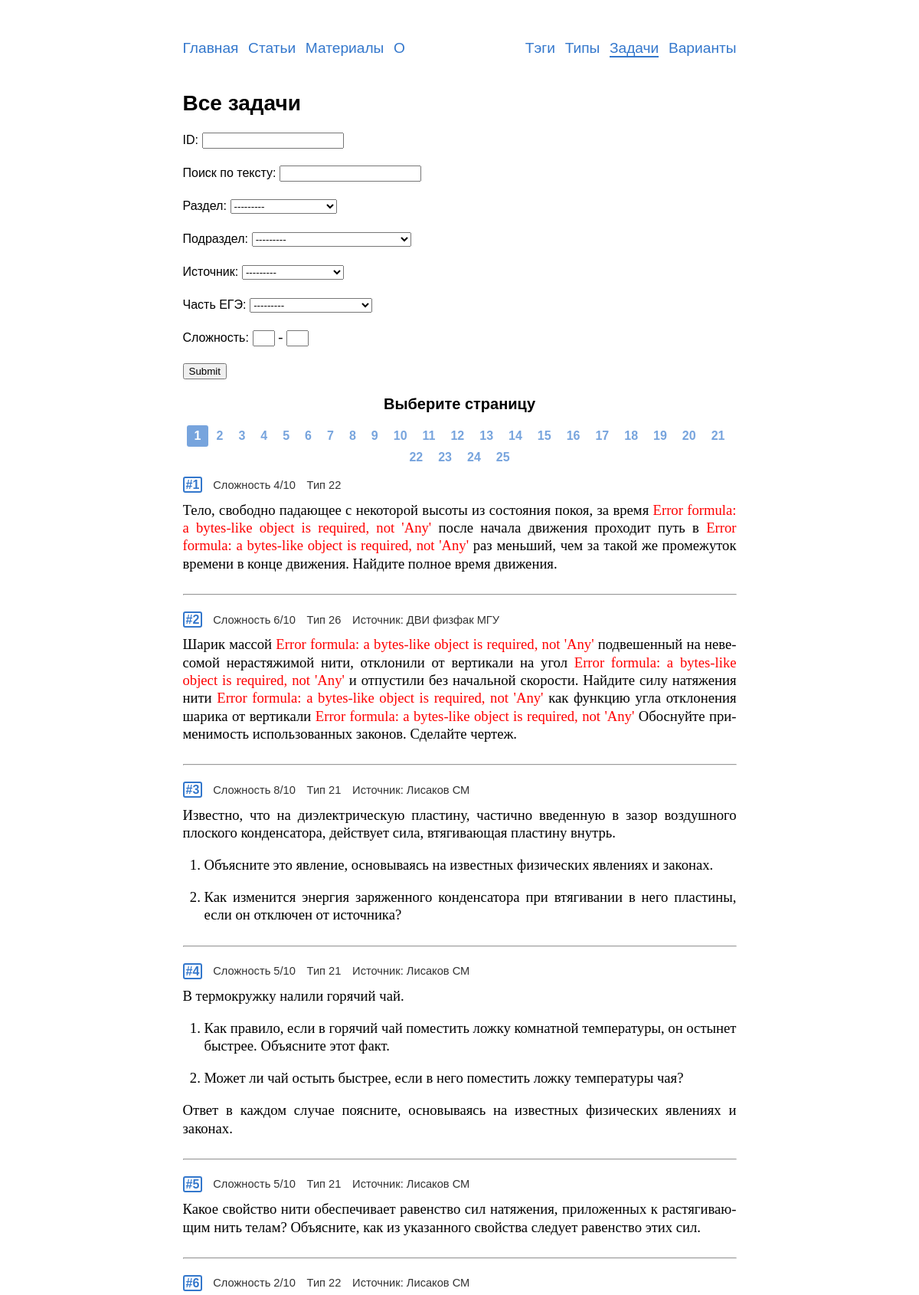
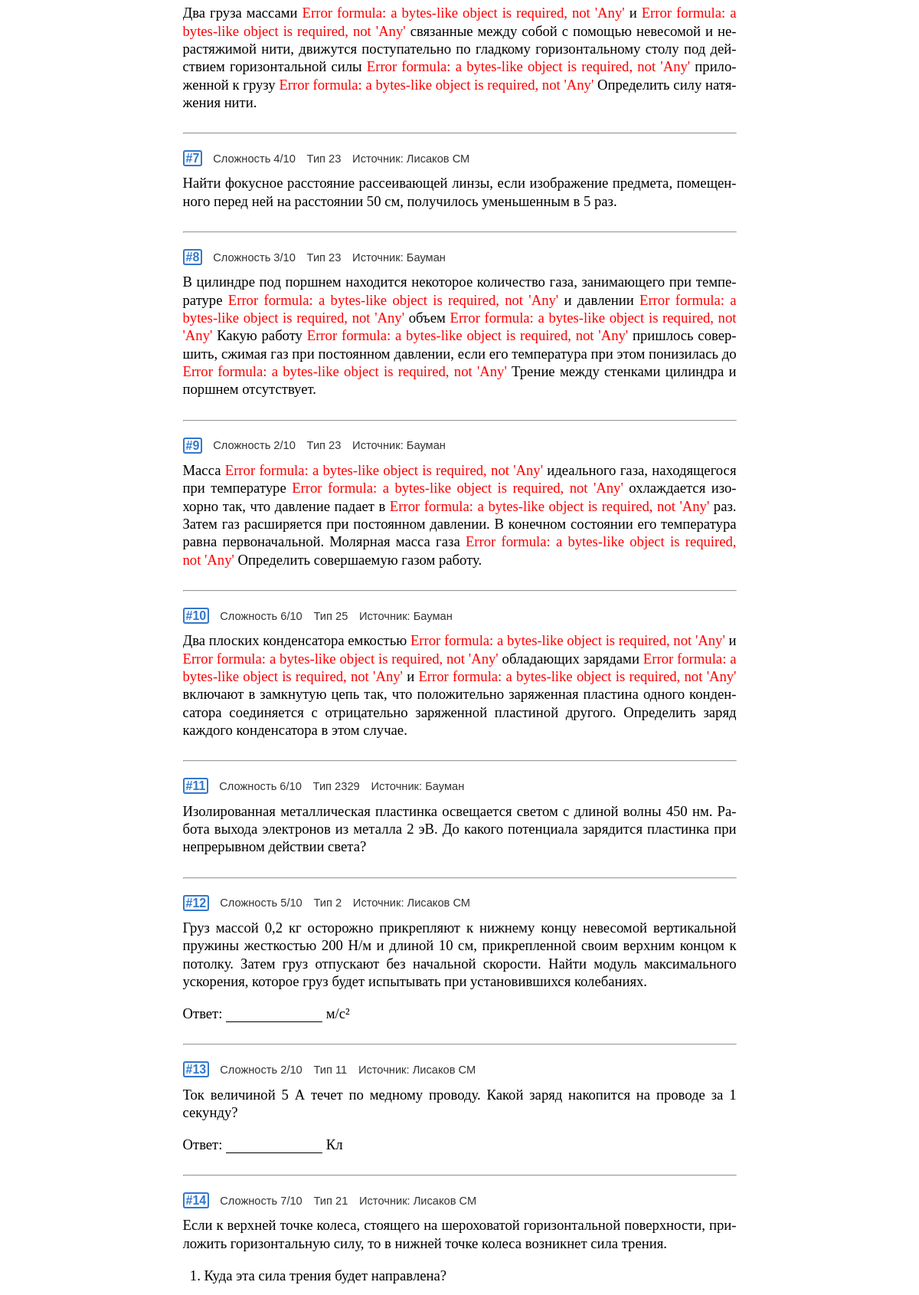
The app's page /problems/ (upper part) with its own data (2 pictures, top to bottom).
### problems/models.py (models this page shows, shortened)
class CategoryBaseModel(models.Model):
    name = models.CharField('название',
                            max_length=150,
                            help_text='Максимум 150 символов')
    slug = models.SlugField('слаг',
                            max_length=150,
                            help_text=('Слаг - текстовый идентификатор,'
                                       ' с помощью которого будут'
                                       ' генерироваться ссылки'))
    class Meta:
        abstract = True
    def __str__(self):
        return self.name

class Category(CategoryBaseModel):
    class Meta:
        verbose_name = 'раздел'
        verbose_name_plural = 'разделы'
        default_related_name = 'category'
        ordering = ['name']

class Subcategory(CategoryBaseModel):
    category = models.ForeignKey(Category,
                                 verbose_name='категория',
                                 on_delete=models.CASCADE,
                                 default=None,
                                 null=True,
                                 blank=False)
    class Meta:
        verbose_name = 'подраздел'
        verbose_name_plural = 'подразделы'
        default_related_name = 'subcategory'
        ordering = ['name']

class Problem(models.Model):
    objects = ProblemManager()
    text = models.TextField('условие',
                            max_length=6000,
                            help_text='Максимум 6 тыс. символов '
                            '(если мало - обратитесь к создательнице сайта)')
    solution = models.TextField('решение',
                                max_length=6000,
                                help_text='Максимум 6 тыс. символов',
                                blank=True,
                                null=True)
    answer = models.TextField('ответ',
                              max_length=1000,
                              help_text='Максимум 1 тыс. символов',
                              blank=True,
                              null=True)
    complexity = models.PositiveSmallIntegerField('сложность',
                                                  help_text=('число от 1 до 10'
                                                             ' включительно'),
                                                  blank=True,
                                                  null=True,
                                                  validators=(
                                                      [MinValueValidator(1),
                                                       MaxValueValidator(10)]))
    author = models.ForeignKey(User,
                               on_delete=models.CASCADE,
                               editable=False,
                               verbose_name='автор')
    date = models.DateField('дата добавления',
                            auto_now_add=True)
    tags = models.ManyToManyField(Tag,
                                  verbose_name='тэги',
                                  blank=True)
    source = models.ForeignKey(Source,
                               on_delete=models.CASCADE,
                               verbose_name='источник',
                               blank=True,
                               null=True)
    category = models.ForeignKey(Category,
                                 on_delete=models.CASCADE,
                                 verbose_name='раздел',
                                 blank=True,
                                 null=True)
    subcategory = models.ForeignKey(Subcategory,
                                    on_delete=models.CASCADE,
                                    verbose_name='подраздел',
                                    blank=True,
                                    null=True)
    type_ege = models.ForeignKey(TypeInEGE,
                                 on_delete=models.CASCADE,
                                 verbose_name='Тип задания',
                                 blank=True,
                                 null=True)
    class Meta:
        verbose_name = 'задача'
        verbose_name_plural = 'задачи'
        default_related_name = 'problems'
    def get_absolute_url(self):
        return reverse('problems:detail', kwargs={'pk': self.pk})

class TypeInEGE(models.Model):
    objects = TypeInEGEManager()
    number = models.PositiveSmallIntegerField('номер')
    max_score = models.PositiveSmallIntegerField('максимальное количество'
                                                 ' баллов')
    part_ege = models.ForeignKey(PartOfEGE,
                                 on_delete=models.CASCADE,
                                 verbose_name='часть ЕГЭ',
                                 default=1)
    class Meta:
        verbose_name = 'тип'
        verbose_name_plural = 'типы'
        default_related_name = 'type'
        ordering = ['number']

class Source(models.Model):
    name = models.CharField('название',
                            max_length=500,
                            help_text='Максимум 500 символов')
    class Meta:
        verbose_name = 'источник'
        verbose_name_plural = 'источники'
        default_related_name = 'source'
        ordering = ['name']
    def __str__(self):
        return self.name

### problems/views.py (the view, shortened to what this page needs)
# urls.py: path('', views.ProblemsView.as_view(), name='list'),
class ProblemsView(ListView):
    model = Problem
    template_name = 'problems/problems_list.html'
    context_object_name = 'problems'
    filter = ProblemFilter
    paginate_by = 40
    def get_queryset(self):
        queryset = Problem.objects.list()
        self.filterset = self.filter(self.request.GET, queryset=queryset)
        return self.filterset.qs.order_by('id')
    def get_context_data(self, **kwargs):
        data = super().get_context_data(**kwargs)
        data['filter'] = ProblemFilter(self.request.GET)
        data['title'] = 'Все задачи'
        return data

### problems/managers.py (called while the page is built)
    def list(self):
        return (
            self.get_queryset()
                .select_related('type_ege')
                .only('id', 'complexity', 'text', 'type_ege__number',
                      'solution', 'source',)
        )

### problems/models.py (called while the page is built)
    def __str__(self):
        return self.name

### problems/templatetags/abbr.py (called while the page is built)
def replace_by_dic(el, dic):
    for i, j in dic.items():
        el = el.replace(i, j)
    return el

@register.filter()
@stringfilter
def abbr(value):
    value = replace_by_dic(value, abbr_dic)
    value = re.sub(r'table_change\[(.+?)\]\[(.+?)\]', table_change_replace,
                   value)
    value = re.sub(r'table_rows(.+)', lambda m: table_rows(m.group(0)), value)
    return value

### problems/templatetags/markdown_extras.py (called while the page is built)
@register.filter()
@stringfilter
def markdown(value):
    return md.markdown(value, extensions=['markdown.extensions.fenced_code',
                                          'tables',
                                          'toc',
                                          'footnotes'])

### problems/templatetags/save_parameters.py (called while the page is built)
@register.simple_tag(takes_context=True)
def param_save(context, **kwargs):
    answ = context['request'].GET.copy()
    for param, value in kwargs.items():
        answ[param] = value
    for param in [param for param, value in answ.items() if not value]:
        del answ[param]
    return answ.urlencode()

### problems/templatetags/ziamath_filter.py (called while the page is built)
def replace_shortcuts(formula):
    try:
        for shortcut, full_name in shortcuts.items():
            formula = re.sub(shortcut, full_name, formula)
        return formula
    except Exception as e:
        return f'<span style="color: red;">Error shortcut: {str(e)}</span>'

def render_formula(match, display_style=False):
    try:
        formula = match.group(1)
        formula = replace_shortcuts(formula)
        math_obj = zm.Math.fromlatex(formula, size=18.5)
        svg = math_obj.svg()
        root = ET.fromstring(svg)
        dy = -0.96
        y_offset = math_obj.getyofst() + dy
        style = root.attrib.get('style', '')
        root.attrib['style'] = f'{style}; vertical-align: {y_offset}px;'
        if display_style:
            svg_class = 'math-svg display'
        else:
            svg_class = 'math-svg'
        svg = ET.tostring(root, encoding='unicode')\
            .replace('<svg', f'<svg class="{svg_class}"')
        return svg
    except Exception as e:
        return f'<span style="color: red;">Error formula: {str(e)}</span>'

### templates/problems/problems_list.html (shortened to what this page needs)
{% extends "base.html" %}
{% load markdown_extras %}
{% load ziamath_filter %}
{% load abbr %}
{% load save_parameters %}
{% load static %}
{% load cache %}
{% block content %}
  <h1>{{title}}
  </h1>
  <form method="get" class="no-print">
    {{ filter.form.as_p }}
    <input type="submit" />
  </form>
  {% include "includes/pagination.html" %}
  {% for problem in page_obj %}
  <div class="rel">
    <div class="id-in-list">
      <a href="{{problem.get_absolute_url}}"><span class='id-number bold'>#{{problem.id}}</span></a>
      <span class="compl">Сложность {{problem.complexity}}/10</span>
      <span class="compl">Тип {{problem.type_ege.number}}</span>
      {% if problem.source %}<span class="compl">Источник: {{problem.source}}</span>{% endif %}
    </div>
    <div class="problem"> {{problem.text|abbr|ziamath_filter|markdown|safe}} </div>
  </div><hr class=mb20>
  {% endfor %}
{% endblock %}

### static/css/style.css (style rules this page uses)
html { overflow-y: scroll; }
body { -webkit-hyphens: auto; -moz-hyphens: auto; -ms-hyphens: auto; hyphens: auto; margin: 0px auto; width: 723px; max-width: 100%; font-family: 'Times New Roman', Times, serif; text-align: justify; font-size: 14pt; line-height: 17.5pt; margin-bottom:12ex; }
h1, h2, h3, h4, h5, h6 { text-align: left; font-family: Tahoma, Arial, sans-serif; }
h1 { font-size:21pt; line-height: 25pt; }
.problem { overflow-y: auto; overflow-x: hidden; }
.bold { font-weight:900; }
.id-number { border: 2px solid #3377cc; border-radius: 3px; padding: 0px 2px 0px 2px; font-family: Tahoma, Arial, sans-serif; font-size:12pt; }
.rel { position: relative; }
.id-in-list { margin-bottom:-10px; display: flex; flex-wrap: wrap; align-items: center; line-height: 17pt; }
.compl { margin-right:1.9ex; font-size: 11pt; font-family: Arial; color: #333333; -webkit-hyphens: none; -moz-hyphens: none; -ms-hyphens: none; hyphens: none; }
.id-in-list .compl:last-child { margin-right:0; }
.id-in-list .compl:first-of-type, .var-id-in-list .compl:first-of-type { margin-left:1.8ex; }
.ans { border-bottom: 1.3px solid black; white-space: pre; }
a { text-decoration: none; color: #3377cc; }
label { font-family: Tahoma, Arial, sans-serif; font-size: 12pt; }
input[name="complexity_min"], input[name="complexity_max"] { width: 3ex; text-align: center; }
input[name="complexity_max"] { margin-left:3pt; }
ol,ul { padding-left: 1.5em; }
.mb20 { margin-bottom:20px; }

### records on screen
Subcategory: category "---------"
Problem: id "1", complexity "4", type_ege.number "22", text|abbr "Тело, свободно падающее с некоторой высоты из состояния покоя, за время Error formula: a bytes-like object is required, not 'Any' после начала движения проходит путь в Error formula: a bytes-like object is required, not 'Any' раз меньший, чем за такой же промежуток времени в конце движения. Найдите полное время движения."
Problem: id "2", complexity "6", type_ege.number "26", source "ДВИ физфак МГУ", text|abbr "Шарик массой Error formula: a bytes-like object is required, not 'Any' подвешенный на невесомой нерастяжимой нити, отклонили от вертикали на угол Error formula: a bytes-like object is required, not 'Any' и отпустили без начальной скорости. Найдите силу натяжения нити Error formula: a bytes-like object is required, not 'Any' как функцию угла отклонения шарика от вертикали Error formula: a bytes-like object is required, not 'Any' Обоснуйте применимость использованных законов. Сделайте чертеж."
Problem: id "3", complexity "8", type_ege.number "21", source "Лисаков СМ", text|abbr "Известно, что на диэлектрическую пластину, частично введенную в зазор воздушного плоского конденсатора, действует сила, втягивающая пластину внутрь. Объясните это явление, основываясь на известных физических явлениях и законах. Как изменится энергия заряженного конденсатора при втягивании в него пластины, если он отключен от ис­точ­ника?"
Problem: id "4", complexity "5", type_ege.number "21", source "Лисаков СМ", text|abbr "В термокружку налили горячий чай. Как правило, если в горячий чай поместить ложку комнатной температуры, он остынет быстрее. Объясните этот факт. Может ли чай остыть быстрее, если в него поместить ложку температуры чая? Ответ в каждом случае поясните, основываясь на известных физических явлениях и законах."
Problem: id "5", complexity "5", type_ege.number "21", source "Лисаков СМ", text|abbr "Какое свойство нити обеспечивает равенство сил натяжения, приложенных к растягивающим нить телам? Объясните, как из указанного свойства следует равенство этих сил."
Problem: id "6", complexity "2", type_ege.number "22", source "Лисаков СМ", text|abbr "Два груза массами Error formula: a bytes-like object is required, not 'Any' и Error formula: a bytes-like object is required, not 'Any' связанные между собой с помощью невесомой и нерастяжимой нити, движутся поступательно по гладкому горизонтальному столу под действием горизонтальной силы Error formula: a bytes-like object is required, not 'Any' приложенной к грузу Error formula: a bytes-like object is required, not 'Any' Определить силу натяжения нити."
Problem: id "7", complexity "4", type_ege.number "23", source "Лисаков СМ", text|abbr "Найти фокусное расстояние рассеивающей линзы, если изображение предмета, помещенного перед ней на расстоянии 50 см, получилось уменьшенным в 5 раз."
Problem: id "8", complexity "3", type_ege.number "23", source "Бауман", text|abbr "В цилиндре под поршнем находится некоторое количество газа, занимающего при температуре Error formula: a bytes-like object is required, not 'Any' и давлении Error formula: a bytes-like object is required, not 'Any' объем Error formula: a bytes-like object is required, not 'Any' Какую работу Error formula: a bytes-like object is required, not 'Any' пришлось совершить, сжимая газ при постоянном давлении, если его температура при этом понизилась до Error formula: a bytes-like object is required, not 'Any' Трение между стенками цилиндра и поршнем отсутствует."
Problem: id "9", complexity "2", type_ege.number "23", source "Бауман", text|abbr "Масса Error formula: a bytes-like object is required, not 'Any' идеального газа, находящегося при температуре Error formula: a bytes-like object is required, not 'Any' охлаждается изохорно так, что давление падает в Error formula: a bytes-like object is required, not 'Any' раз. Затем газ расширяется при постоянном давлении. В конечном состоянии его температура равна первоначальной. Молярная масса газа Error formula: a bytes-like object is required, not 'Any' Определить совершаемую газом работу."
Problem: id "10", complexity "6", type_ege.number "25", source "Бауман", text|abbr "Два плоских конденсатора емкостью Error formula: a bytes-like object is required, not 'Any' и Error formula: a bytes-like object is required, not 'Any' обладающих зарядами Error formula: a bytes-like object is required, not 'Any' и Error formula: a bytes-like object is required, not 'Any' включают в замкнутую цепь так, что положительно заряженная пластина одного конденсатора соединяется с отрицательно заряженной пластиной другого. Определить заряд каждого конденсатора в этом случае."
Problem: id "11", complexity "6", type_ege.number "2329", source "Бауман", text|abbr "Изолированная металлическая пластинка освещается светом с длиной волны 450 нм. Работа выхода электронов из металла 2 эВ. До какого потенциала зарядится пластинка при непрерывном действии света?"
Problem: id "12", complexity "5", type_ege.number "2", source "Лисаков СМ", text|abbr "Груз массой 0,2 кг осторожно прикрепляют к нижнему концу невесомой вертикальной пружины жесткостью 200 Н/м и длиной 10 см, прикрепленной своим верхним концом к потолку. Затем груз отпускают без начальной скорости. Найти модуль максимального ускорения, которое груз будет испытывать при установившихся колебаниях. Ответ: м/c²"
Problem: id "13", complexity "2", type_ege.number "11", source "Лисаков СМ", text|abbr "Ток величиной 5 А течет по медному проводу. Какой заряд накопится на проводе за 1 секунду? Ответ: Кл"
Problem: id "14", complexity "7", type_ege.number "21", source "Лисаков СМ", text|abbr "Если к верхней точке колеса, стоящего на шероховатой горизонтальной поверхности, приложить горизонтальную силу, то в нижней точке колеса возникнет сила трения. Куда эта сила трения будет направлена?"

### other values on screen
{{ title }} "Все задачи"
{{ page_number }} "1" "2" "3" "4" "5" "6" "7" "8" "9" "10" "11" "12" "13" "14" "15" "16" "17" "18" "19" "20" "21" "22" "23" "24" "25"
